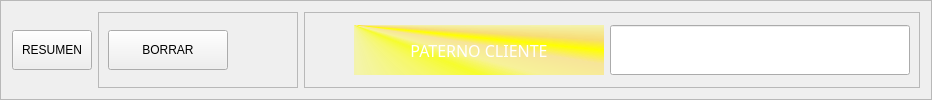
                          <widget class="QFrame" name="frame_29">
                           <property name="minimumSize">
                            <size>
                             <width>0</width>
                             <height>0</height>
                            </size>
                           </property>
                           <property name="maximumSize">
                            <size>
                             <width>16777215</width>
                             <height>16777215</height>
                            </size>
                           </property>
                           <property name="frameShape">
                            <enum>QFrame::StyledPanel</enum>
                           </property>
                           <property name="frameShadow">
                            <enum>QFrame::Raised</enum>
                           </property>
                           <layout class="QHBoxLayout" name="horizontalLayout_19">
                            <item>
                             <widget class="QPushButton" name="b_resumen2">
                              <property name="minimumSize">
                               <size>
                                <width>0</width>
                                <height>40</height>
                               </size>
                              </property>
                              <property name="maximumSize">
                               <size>
                                <width>150</width>
                                <height>16777215</height>
                               </size>
                              </property>
                              <property name="text">
                               <string>RESUMEN</string>
                              </property>
                             </widget>
                            </item>
                            <item>
                             <widget class="QFrame" name="frame_30">
                              <property name="minimumSize">
                               <size>
                                <width>200</width>
                                <height>0</height>
                               </size>
                              </property>
                              <property name="maximumSize">
                               <size>
                                <width>200</width>
                                <height>16777215</height>
                               </size>
                              </property>
                              <property name="frameShape">
                               <enum>QFrame::StyledPanel</enum>
                              </property>
                              <property name="frameShadow">
                               <enum>QFrame::Raised</enum>
                              </property>
                              <layout class="QVBoxLayout" name="verticalLayout_48">
                               <item>
                                <widget class="QPushButton" name="b_borrar">
                                 <property name="minimumSize">
                                  <size>
                                   <width>0</width>
                                   <height>40</height>
                                  </size>
                                 </property>
                                 <property name="maximumSize">
                                  <size>
                                   <width>120</width>
                                   <height>16777215</height>
                                  </size>
                                 </property>
                                 <property name="text">
                                  <string>BORRAR</string>
                                 </property>
                                </widget>
                               </item>
                              </layout>
                             </widget>
                            </item>
                            <item>
                             <widget class="QFrame" name="frame_31">
                              <property name="frameShape">
                               <enum>QFrame::StyledPanel</enum>
                              </property>
                              <property name="frameShadow">
                               <enum>QFrame::Raised</enum>
                              </property>
                              <layout class="QHBoxLayout" name="horizontalLayout_20">
                               <item>
                                <spacer name="horizontalSpacer_3">
                                 <property name="orientation">
                                  <enum>Qt::Horizontal</enum>
                                 </property>
                                 <property name="sizeHint" stdset="0">
                                  <size>
                                   <width>40</width>
                                   <height>20</height>
                                  </size>
                                 </property>
                                </spacer>
                               </item>
                               <item>
                                <widget class="QLabel" name="label_81">
                                 <property name="minimumSize">
                                  <size>
                                   <width>250</width>
                                   <height>0</height>
                                  </size>
                                 </property>
                                 <property name="maximumSize">
                                  <size>
                                   <width>500</width>
                                   <height>50</height>
                                  </size>
                                 </property>
                                 <property name="font">
                                  <font>
                                   <family>Arial Black</family>
                                   <pointsize>12</pointsize>
                                   <weight>10</weight>
                                   <italic>false</italic>
                                   <bold>false</bold>
                                  </font>
                                 </property>
                                 <property name="styleSheet">
                                  <string notr="true">background-color: qconicalgradient(cx:0, cy:0, angle:135, stop:0 rgba(255, 255, 0, 69), stop:0.375 rgba(255, 255, 0, 69), stop:0.423533 rgba(251, 255, 0, 145), stop:0.45 rgba(247, 255, 0, 208), stop:0.477581 rgba(255, 244, 71, 130), stop:0.518717 rgba(255, 218, 71, 130), stop:0.55 rgba(255, 255, 0, 255), stop:0.57754 rgba(255, 203, 0, 130), stop:0.625 rgba(255, 255, 0, 69), stop:1 rgba(255, 255, 0, 69));
color: rgb(255, 255, 255);
font: 87 12pt &quot;Arial Black&quot;;</string>
                                 </property>
                                 <property name="text">
                                  <string>PATERNO CLIENTE</string>
                                 </property>
                                 <property name="alignment">
                                  <set>Qt::AlignCenter</set>
                                 </property>
                                </widget>
                               </item>
                               <item>
                                <widget class="QLineEdit" name="codigo_eliminar">
                                 <property name="minimumSize">
                                  <size>
                                   <width>300</width>
                                   <height>40</height>
                                  </size>
                                 </property>
                                 <property name="maximumSize">
                                  <size>
                                   <width>500</width>
                                   <height>50</height>
                                  </size>
                                 </property>
                                 <property name="styleSheet">
                                  <string notr="true">color: rgb(255, 255, 255);
font: 14pt &quot;Arial&quot;;</string>
                                 </property>
                                </widget>
                               </item>
                              </layout>
                             </widget>
                            </item>
                           </layout>
                          </widget>
